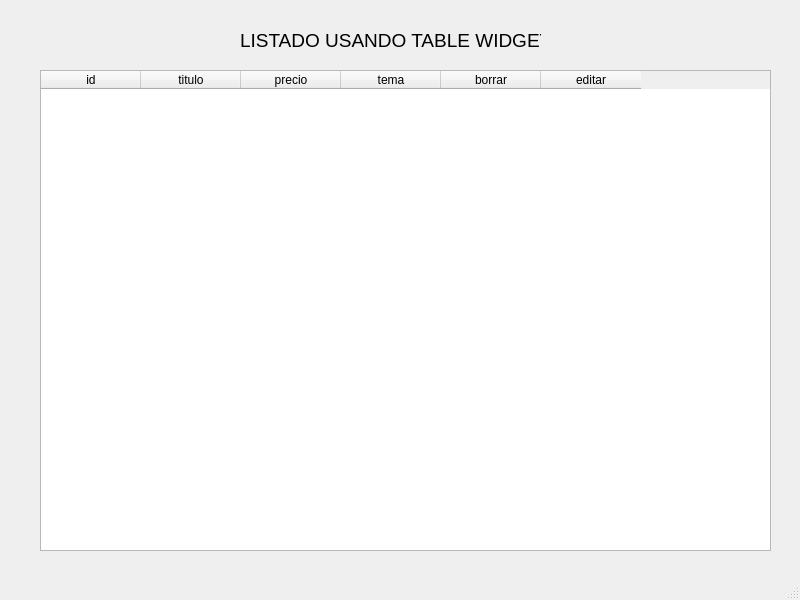
<?xml version="1.0" encoding="UTF-8"?>
<ui version="4.0">
 <class>MainWindow</class>
 <widget class="QMainWindow" name="MainWindow">
  <property name="geometry">
   <rect>
    <x>0</x>
    <y>0</y>
    <width>800</width>
    <height>600</height>
   </rect>
  </property>
  <property name="windowTitle">
   <string>MainWindow</string>
  </property>
  <widget class="QWidget" name="centralwidget">
   <widget class="QTableWidget" name="table_widget_revistas">
    <property name="geometry">
     <rect>
      <x>40</x>
      <y>70</y>
      <width>731</width>
      <height>481</height>
     </rect>
    </property>
    <column>
     <property name="text">
      <string>id</string>
     </property>
    </column>
    <column>
     <property name="text">
      <string>titulo</string>
     </property>
    </column>
    <column>
     <property name="text">
      <string>precio</string>
     </property>
    </column>
    <column>
     <property name="text">
      <string>tema</string>
     </property>
    </column>
    <column>
     <property name="text">
      <string>borrar</string>
     </property>
    </column>
    <column>
     <property name="text">
      <string>editar</string>
     </property>
    </column>
   </widget>
   <widget class="QLabel" name="label">
    <property name="geometry">
     <rect>
      <x>240</x>
      <y>30</y>
      <width>301</width>
      <height>21</height>
     </rect>
    </property>
    <property name="font">
     <font>
      <pointsize>14</pointsize>
     </font>
    </property>
    <property name="text">
     <string>LISTADO USANDO TABLE WIDGET</string>
    </property>
   </widget>
  </widget>
  <widget class="QStatusBar" name="statusbar"/>
 </widget>
 <resources/>
 <connections/>
</ui>
